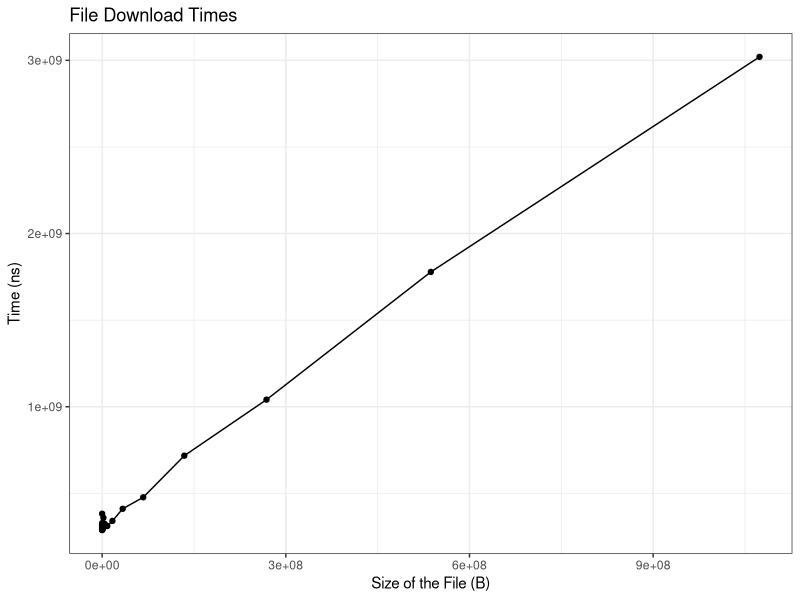
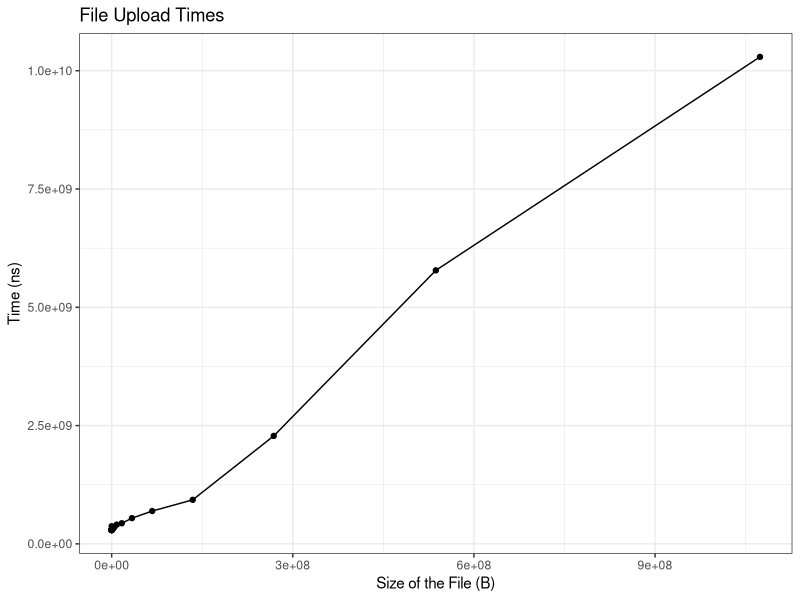
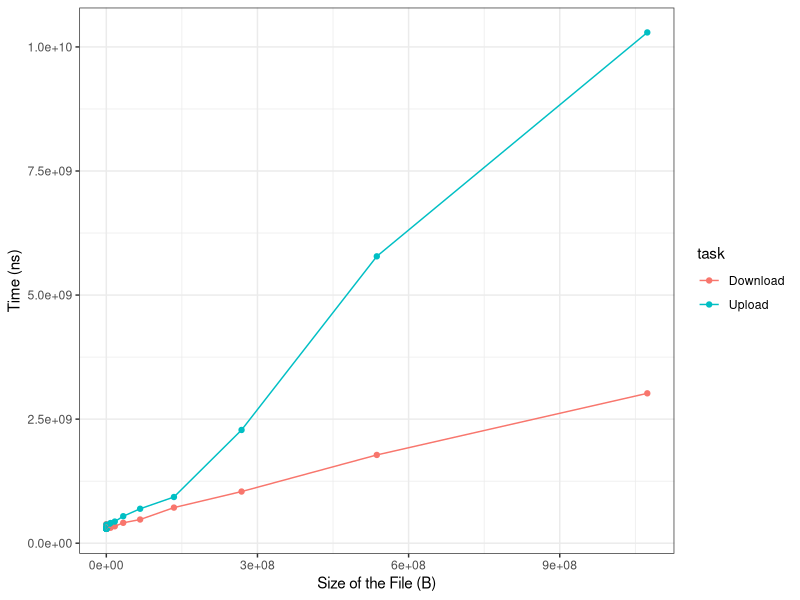

Reproduce these figures in R, in order.
## ---- chunk 1
pow2 = 2^(1:30)

library(ggplot2)
library(dplyr)

dfdl = read.csv("download_times.csv") 
dfdl$size = pow2

dful = read.csv("upload_times.csv")
dful$size = pow2

dlplot = ggplot(dfdl, aes(x=size, y=Time)) + 
  geom_point() + geom_line() + 
  labs(title="File Download Times", x="Size of the File (B)", y="Time (ns)") + theme_bw()
dlplot

ulplot = ggplot(dful, aes(x=size, y=Time)) + 
  geom_point() + geom_line() + 
  labs(title="File Upload Times", x="Size of the File (B)", y="Time (ns)") + theme_bw()
ulplot

df = rbind(dfdl, dful)
df$task = c(rep("Download", 30), rep("Upload", 30))
p = ggplot(df, aes(x=size, y=Time, col=task)) + 
  geom_point() + geom_line() + 
  labs(x="Size of the File (B)", y="Time (ns)") + theme_bw()
p

